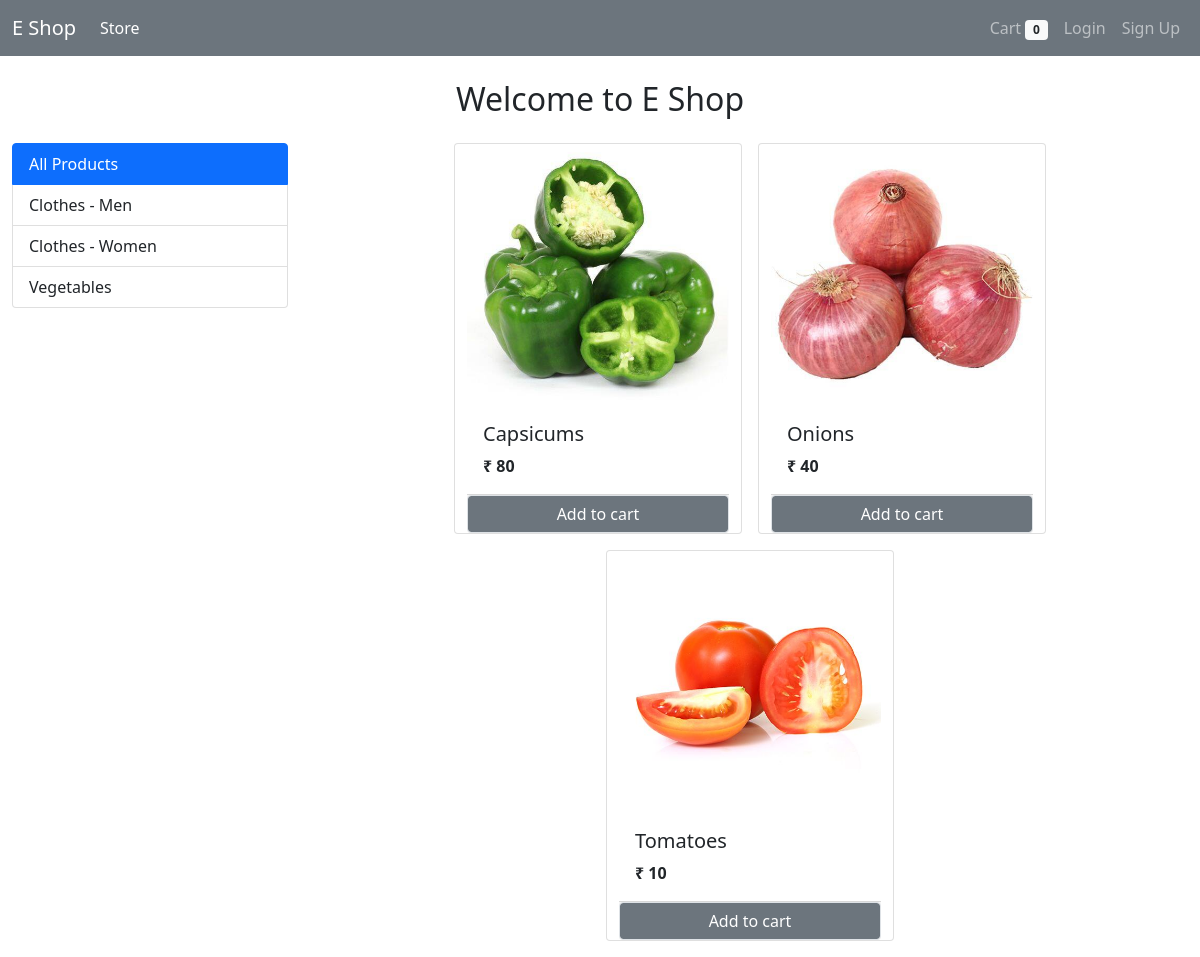
Screenshot of /?category=3 with the database file from the repository.
### store/models.py (models this page shows, shortened)
class Category(models.Model):
    name = models.CharField(max_length=30)
    @staticmethod
    def get_all_categories():
        return Category.objects.all()

class Product(models.Model):
    name = models.CharField(max_length=60)
    price = models.IntegerField(default=0)
    description = models.CharField(max_length=200, default="")
    image = models.ImageField(upload_to='uploads/products/')
    category = models.ForeignKey(Category, on_delete=models.CASCADE, default=1)
    @staticmethod
    def get_all_products_by_category_id(category_id):
        if category_id:
            return Product.objects.filter(category = category_id)
        else:
            return Product.get_all_products()

### store/views.py (the view, shortened to what this page needs)
# urls.py: path('', views.index, name='home'),
def index(request):
    if request.method =='GET':
        cart = request.session.get('cart')
        if not cart:
            request.session.cart = {}
        categories = Category.get_all_categories()
        category_ID = request.GET.get('category')
        if category_ID:
            products = Product.get_all_products_by_category_id(category_id=category_ID)
        else:
            products = Product.get_all_products()
        data = {}
        data['products'] = products
        data['categories'] = categories
        print("GET request index cname",request.session.get('user'))
        return render(request, 'index.html', data)

### store/templatetags/cart.py (called while the page is built)
@register.filter(name = 'is_in_cart')
def is_in_cart(product, cart):
    keys = cart.keys()
    for id in keys:
        if int(id) == product.id:
            return True
    return False

### store/templates/index.html (shortened to what this page needs)
{% extends 'base.html' %}
{% block content %}
{% load cart %}
<div class="container-fluid mt-3">
    <h2 class="text-center my-4">Welcome to E Shop</h2>
    <div class="row">
        <div class="col-md-3 justify-content-center">
            <div class="list-group">
                <a href="/" class="list-group-item list-group-item-action active" aria-current="true">
                    All Products
                  </a>
                {% for category in categories %}
                <a href="/?category={{category.id}}" class="list-group-item list-group-item-action" aria-current="true">
                  {{category.name}}
                </a>
                {% endfor %}
              </div>
        </div>
        <div id="products" class="col-md-9">
            <div class="row justify-content-center">
                {% for product in products %}
                <div class="card mx-2 mb-3" id="{{product.id}}"  style="width: 18rem;">
                    <img src="{{product.image.url}}" class="card-img-top" alt="...">
                    <div class="card-body">
                        <h5 class="card-title">{{product.name}}</h5>
                        <p class="card-text"><b>₹ {{product.price}}</b></p>
                    </div>
                    <div class="card-footer p-0 no-gutters align-items-center justify-content-center">
                        {% if product|is_in_cart:request.session.cart %}
                        <div class="row no-gutters ">
                            <form action="#{{product.id}}" method="post" class="col-2">
                                {% csrf_token %}
                                <input type="text" value="{{product.id}}" name="product" hidden>
                                <input type="text" value="True" name="remove" hidden>
                                <input type="submit" value=" - " class=" btn btn-block btn-secondary border">
                            </form>
                            <div class="text-center col-7 mt-1">{{product|cart_quantity:request.session.cart}} in cart</div>
                            <form action="#{{product.id}}" method="post" class="col-2 text-center">
                                {% csrf_token %}
                                <input type="text" value="{{product.id}}" name="product" hidden>
                                <input type="submit" value=" + " class=" btn btn-block btn-secondary border">
                            </form>
                        </div>
                        {% else %}
                        <form action="#{{product.id}}" method="post" class="btn-block">
                            <input href="#" type="submit" class="btn btn-secondary border form-control" value="Add to cart">
                        </form>
                        {% endif %}
                    </div>
                </div>
                {% endfor %}
            </div>
        </div>
    </div>
</div>
{% endblock %}

### rows the page displays
Category: name "Clothes - Men"
Category: name "Clothes - Women"
Category: name "Vegetables"
Product: image (picture), name "Capsicums", price "80"
Product: image (picture), name "Onions", price "40"
Product: image (picture), name "Tomatoes", price "10"

### other values shown
{{ request.session.cart.keys|length }} "0"
